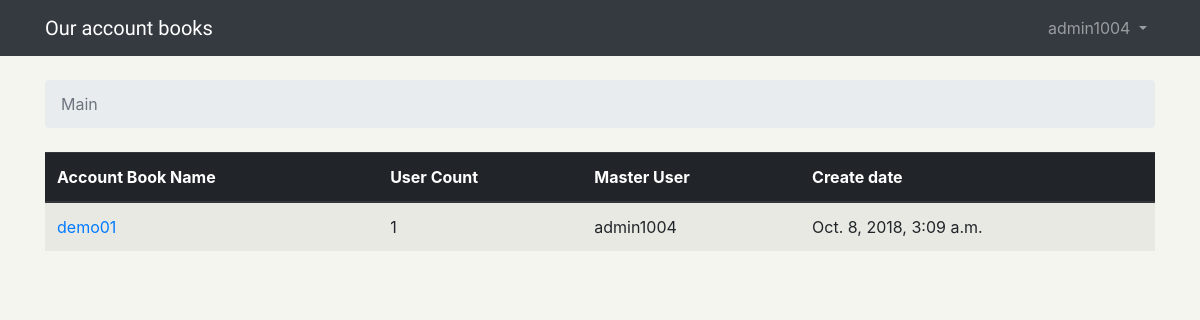
/home/ (signed in), run on an earlier commit of the app's database.
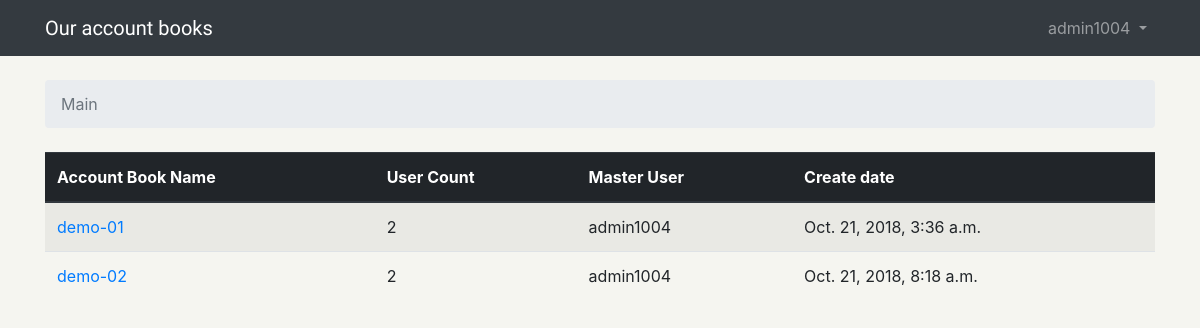
And on a later commit of the database.
### accountBookMain/models.py (models this page shows)
class PartyBelongTo(models.Model):
    user_id = models.ForeignKey(User, related_name='partyBelongTo', on_delete=models.CASCADE)
    account_id = models.ForeignKey(AccountBooksName, related_name='partyBelongTo', on_delete=models.CASCADE)
    create_at = models.DateTimeField(auto_now_add=True)

class AccountBooksName(models.Model):
    MONEY_COUNTRY = (
        ('k', "kor"),
        ('j', "jp")
    )
    account_id = models.AutoField(primary_key=True)
    account_name = models.CharField(max_length=100)
    p_cnt = models.IntegerField(default=0)
    money = models.CharField(max_length=1, choices=MONEY_COUNTRY)  # 언어설정 칼럼
    create_at = models.DateTimeField(auto_now_add=True)
    create_user = models.CharField(max_length=100, null=False)

### accountBookMain/views.py (the view)
# urls.py: path('home/', views.main_view, name='home')
@login_required
def main_view(request):
    get_user = request.user
    get_list = PartyBelongTo.objects.filter(user_id=get_user)
    if len(get_list) == 0:
        get_list = False
    return render(request, 'home.html', {'list': get_list})

### templates/home.html
{% extends 'base.html' %}
{% block breadcrumb %}
    <li class="breadcrumb-item active">Main</li>
{% endblock %}
{% block contents %}
    {% if list is False %}
        <h3>등록된 가계부가 없습니다.</h3>
        <a class="btn btn-success" href="{% url 'make_account' %}" role="button">가계부 만들기</a>
    {% else %}
        <table class="table table-striped">
            <thead class="thead-dark">
                <th scope="col">Account Book Name</th>
                <th scope="col">User Count</th>
                <th scope="col">Master User</th>
                <th scope="col">Create date</th>
            </thead>
            <tbody>
                 {% for item in list %}
                    <tr>
                        <td>
                            <a href="{% url 'history_main' item.account_id.pk %}">{{ item.account_id.account_name }}</a>
                        </td>
                        <td>{{ item.account_id.p_cnt }}</td>
                        <td>{{ item.account_id.create_user }}</td>
                        <td>{{ item.account_id.create_at }}</td>
                    </tr>
                {% endfor %}
            </tbody>
        </table>
    {% endif %}
{% endblock %}

What changed in the data, as far as the page shows it:
removed PartyBelongTo: account_id.account_name "demo01", account_id.p_cnt "1", account_id.create_user "admin1004", account_id.create_at "Oct. 8, 2018, 3:09 a.m."
added PartyBelongTo: account_id.account_name "demo-01", account_id.p_cnt "2", account_id.create_user "admin1004", account_id.create_at "Oct. 21, 2018, 3:36 a.m."
added PartyBelongTo: account_id.account_name "demo-02", account_id.p_cnt "2", account_id.create_user "admin1004", account_id.create_at "Oct. 21, 2018, 8:18 a.m."
